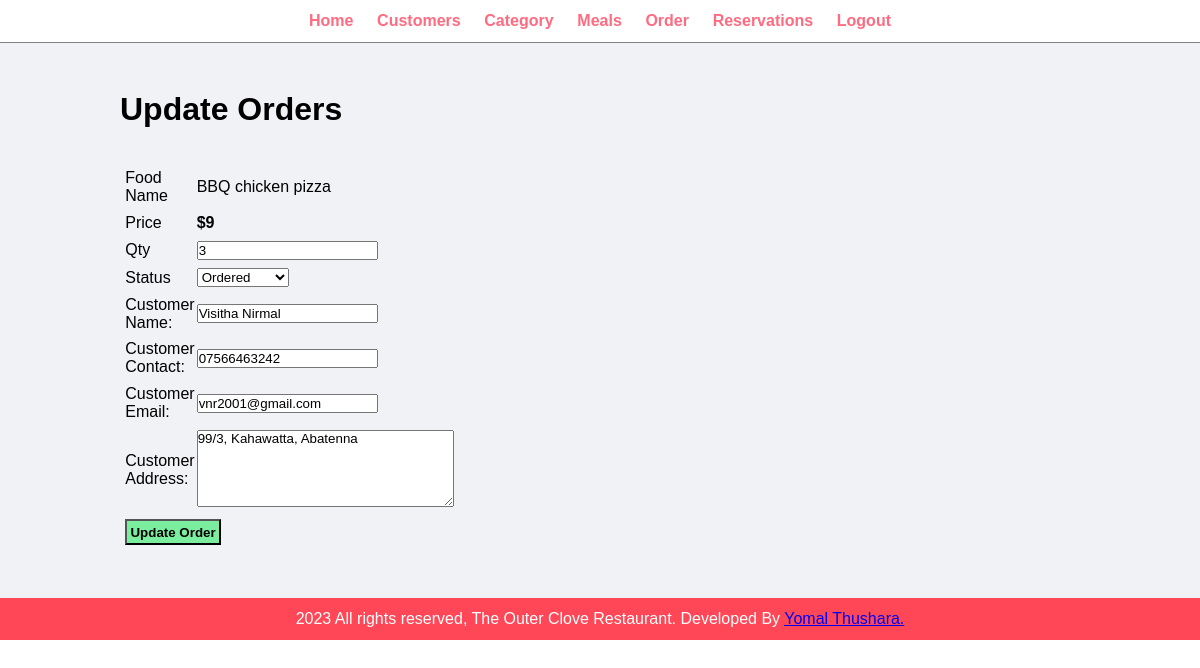
Screenshot of /Admin/Update/updateOrders.php?id=2 with the database file from the repository.
### tables this page shows
CREATE TABLE `orders` (
  `orderId` int(10) UNSIGNED NOT NULL,
  `orderMeal` varchar(150) NOT NULL,
  `orderPrice` decimal(10,0) NOT NULL,
  `orderQty` int(11) NOT NULL,
  `orderTotal` decimal(10,0) NOT NULL,
  `orderDate` datetime NOT NULL,
  `orderStatus` varchar(50) NOT NULL,
  `costomerName` varchar(150) NOT NULL,
  `customerContact` varchar(20) NOT NULL,
  `customerEmail` varchar(150) NOT NULL,
  `customerAddress` varchar(255) NOT NULL
);

### Admin/Update/updateOrders.php (the view, shortened to what this page needs)
<?php
    include '../others/menu.php';
?>
<?php
    include '../config.php';
?>
<!DOCTYPE html>
<html lang="en">
<head>
    <link rel="stylesheet" href="../css/AdminHome.css">
</head>
<body>
    <div class="main-content">
        <div class="wrapper">
            <h1>Update Orders</h1>
            <br><br>
            <?php
                if(isset($_GET['id'])){
                    $id = $_GET['id'];
                    $sql = "SELECT * FROM orders WHERE orderId = $id";
                    $res = mysqli_query($conn, $sql);
                    $count = mysqli_num_rows($res);
                    if($count == 1){
                            $row = mysqli_fetch_assoc($res);
                            $food = $row['orderMeal'];
                            $price = $row['orderPrice'];
                            $qty = $row['orderQty'];
                            $status = $row['orderStatus'];
                            $customer_name = $row['costomerName'];
                            $customer_contact = $row['customerContact'];
                            $customer_email = $row['customerEmail'];
                            $customer_address = $row['customerAddress'];
                        }
                    else{
                    }
                }
                else{
                }
            ?>
            <form action="" method="post">
                <table class="tbl-30">
                    <tr>
                        <td>Food Name</td>
                        <td><b></b><?php echo $food; ?></b></td>
                    </tr>
                    <tr>
                        <td>Price</td>
                        <td><b>$<?php echo $price; ?></b></td>
                    </tr>
                    <tr>
                        <td>Qty</td>
                        <td>
                            <input type="number" name="qty" value="<?php echo $qty; ?>">
                        </td>
                    </tr>
                    <tr>
                        <td>Status</td>
                        <td>
                            <select name="status">
                                <option <?php if($status=="Ordered"){echo "selected";} ?> value="Ordered">Ordered</option>
                            </select>
                        </td>
                    </tr>
                    <tr>
                        <td>Customer Name: </td>
                        <td>
                            <input type="text" name="customer_name" value="<?php echo $customer_name; ?>">
                        </td>
                    </tr>
                    <tr>
                        <td>Customer Contact: </td>
                        <td>
                            <input type="text" name="customer_contact" value="<?php echo $customer_contact; ?>">
                        </td>
                    </tr>
                    <tr>
                        <td>Customer Email: </td>
                        <td>
                            <input type="text" name="customer_email" value="<?php echo $customer_email; ?>">
                        </td>
                    </tr>
                    <tr>
                        <td>Customer Address: </td>
                        <td>
                            <textarea name="customer_address" cols="30" rows="5"><?php echo $customer_address; ?></textarea>
                        </td>
                    </tr>
                    <tr>
                        <td colspan="2">
                            <input type="submit" name="submit" value="Update Order" class="btn-secondary">
                        </td>
                    </tr>
                </table>
            </form>
        </div>
    </div>
</body>
</html>
<?php
    include '../others/footer.php';
?>

### Admin/css/AdminHome.css (style rules this page uses)
* { margin: 0 0; padding: 0 0; font-family: Arial, Helvetica, sans-serif; }
.wrapper { padding: 1%; width: 80%; margin: 0 auto; }
.tbl-30 { width: 30%; }
table tr td { padding: 1%; }
.btn-secondary { background-color: #7bed9f; padding: 1%; color: black; text-decoration: none; font-weight: bold; }
.main-content { background-color: #f1f2f6; padding: 3% 0; }

### rows the page displays
orders: orderMeal "BBQ chicken pizza", orderPrice "9", qty "3", status "Ordered", customer_name "Visitha Nirmal", customer_contact "07566463242", customer_email "vnr2001@gmail.com", customer_address "99/3, Kahawatta, Abatenna"
